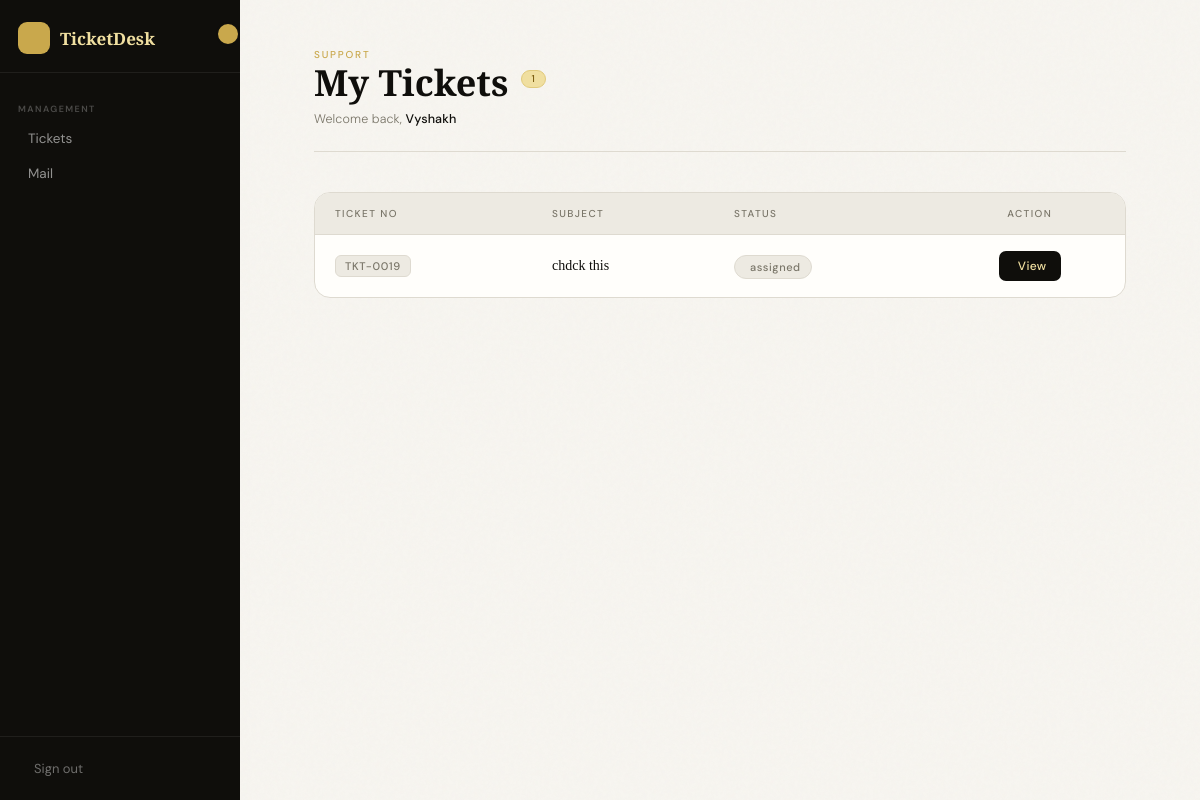
Page /staff/ (signed in) on the earlier database version.
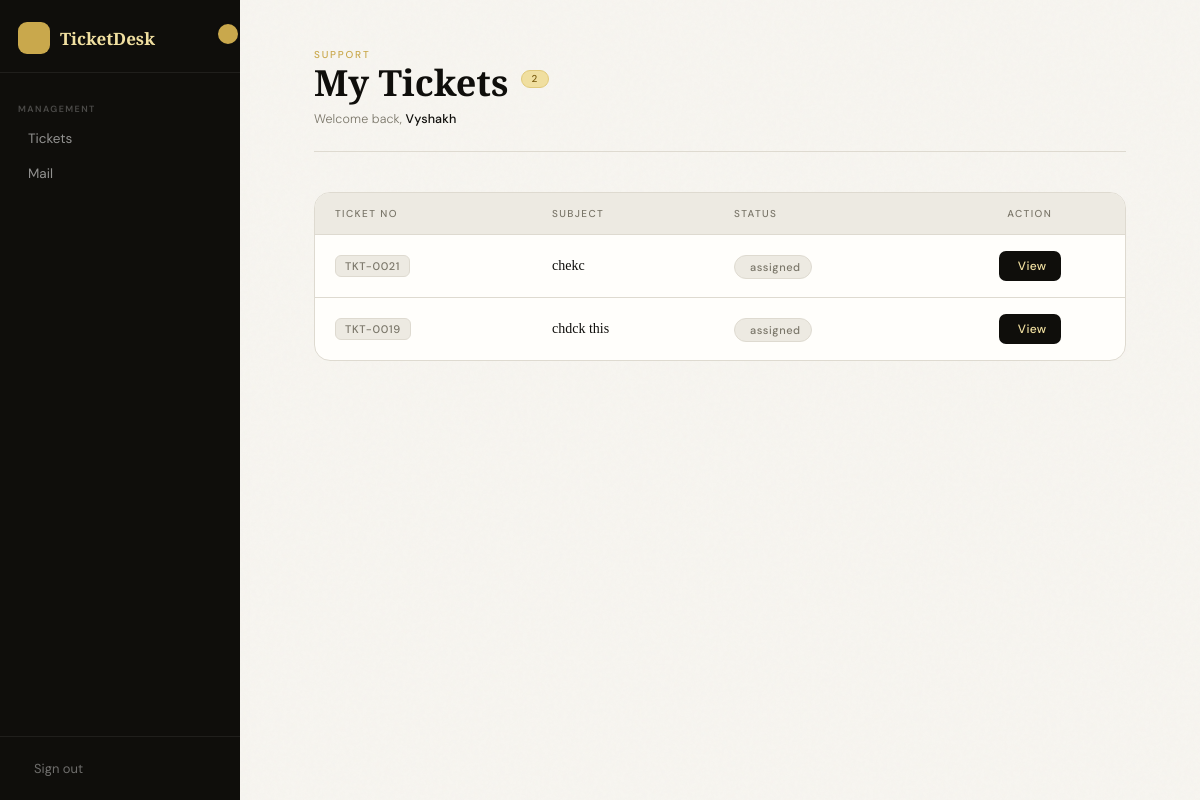
Same page on the later database version.
### myapp/models.py (models this page shows, shortened)
class Ticket(models.Model):
    STATUS_CHOICES = [
        ("unassigned", "Unassigned"),
        ("assigned",   "Assigned"),
        ("closed",     "Closed"),
    ]
    ticket_number = models.CharField(max_length=20, unique=True, editable=False)
    mail_id  = models.CharField(max_length=50, unique=True)
    subject  = models.TextField(blank=True)
    sender  = models.CharField(max_length=255, blank=True)
    date   = models.CharField(max_length=100, blank=True)
    body  = models.TextField(blank=True)
    assigned_to = models.ForeignKey( Staff, null=True, blank=True, on_delete=models.SET_NULL, related_name="tickets" )
    created_by = models.ForeignKey( Staff, null=True, blank=True, on_delete=models.SET_NULL, related_name="created_tickets")
    status  = models.CharField(max_length=20, choices=STATUS_CHOICES, default="unassigned")
    created_at = models.DateTimeField(auto_now_add=True)
    class Meta:
        ordering = ["-created_at"]

### myapp/views.py (the view)
# urls.py: path("staff/", views.staff_asigned_ticket, name="staff_asigned_ticket"),
def staff_asigned_ticket(request):
    staff_id = request.session.get("staff_id")
    if not staff_id:
        return redirect("login")
    staff = get_object_or_404(Staff,id=staff_id )
    tickets = Ticket.objects.filter(assigned_to=staff)
    return render(request, "staff_asigned_ticket.html", {
        "tickets": tickets,
        "staff": staff
    })

### templates/staff_asigned_ticket.html (shortened to what this page needs)
{% extends "main.html" %}
{% load static %}
{% block content %}
<div class="shell">
  <div class="top-bar">
    <div class="header-left">
      <span class="eyebrow">Support</span>
      <h1 class="title">
        My Tickets
        {% if tickets %}
          <span class="badge">{{ tickets|length }}</span>
        {% endif %}
      </h1>
      <p class="welcome-note">Welcome back, <strong>{{ staff.name }}</strong></p>
    </div>
  </div>
  <div class="table-wrapper">
    <table>
      <thead>
        <tr>
          <th>Ticket No</th>
          <th>Subject</th>
          <th>Status</th>
          <th>Action</th>
        </tr>
      </thead>
      <tbody>
        {% for ticket in tickets %}
        <tr style="animation-delay: {{ forloop.counter0 }}00ms;">
          <td><span class="ticket-num">{{ ticket.ticket_number }}</span></td>
          <td class="subject-cell">{{ ticket.subject }}</td>
          <td>
            {% if ticket.status == "open" or ticket.status == "Open" %}
              <span class="status-badge status-open"><i class="ti ti-circle-dot"></i> Open</span>
            {% elif ticket.status == "pending" or ticket.status == "Pending" %}
              <span class="status-badge status-pending"><i class="ti ti-clock"></i> Pending</span>
            {% elif ticket.status == "resolved" or ticket.status == "Resolved" %}
              <span class="status-badge status-resolved"><i class="ti ti-circle-check"></i> Resolved</span>
            {% elif ticket.status == "closed" or ticket.status == "Closed" %}
              <span class="status-badge status-closed"><i class="ti ti-circle-x"></i> Closed</span>
            {% else %}
              <span class="status-badge status-closed"> {{ ticket.status }}</span>
            {% endif %}
          </td>
          <td class="action-cell">
            <a href="{% url 'staff_ticket_detail' ticket.id %}" class="view-btn">
               View
            </a>
          </td>
        </tr>
        {% endfor %}
      </tbody>
    </table>
  </div>
</div>
{% endblock %}

Differences in the rows shown:
now on this page (row edited): Ticket: ticket_number "TKT-0021", subject "chekc", status "assigned"
Other differences:
{{ tickets|length }}: "1" → "2"
